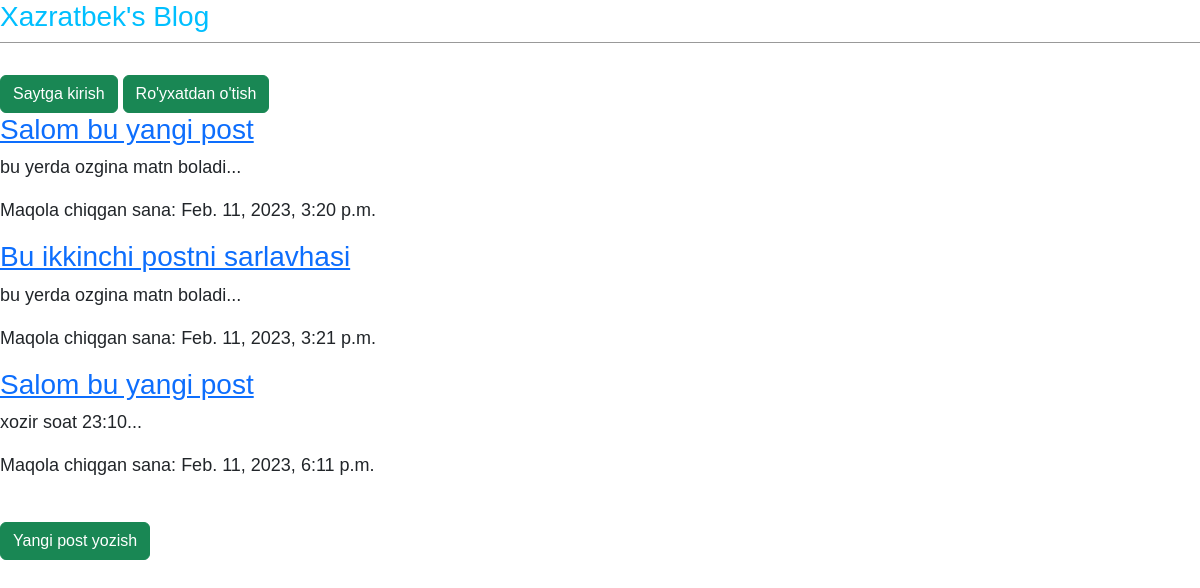
The page / on the database its author committed.
### blog/models.py (models this page shows, shortened)
class Post(models.Model):
    title = models.CharField(max_length=200)
    summary = models.CharField(max_length=400)
    author = models.ForeignKey(
        'auth.User', on_delete=models.CASCADE
        )
    date = models.DateTimeField(auto_now=True)
    body = models.TextField()

### blog/views.py (the view)
# urls.py: path('',BlogListView.as_view(),name='home'),
class BlogListView(ListView):
    model = Post
    template_name = 'home.html'

### templates/home.html
{% extends 'base.html' %}
{% block content %}
    {% for post in object_list %}
        <div class="post_entry">
            <h3><a href="{% url 'post_detail' post.pk %}">{{ post.title }}</a></h3>
            <p>{{ post.summary }}...</p>
            <p>Maqola chiqgan sana: {{ post.date }}</p>
        </div>
    {% endfor %}
{% endblock content %}

### templates/base.html (shortened to what this page needs)
{% load static %}
<!DOCTYPE html>
<html lang="en">
<head>
  <link href="https://cdn.jsdelivr.net/npm/bootstrap@5.3.0-alpha1/dist/css/bootstrap.min.css" rel="stylesheet">
</head>
<body>
  <header>
    <h3><a href="{% url 'home' %}">Xazratbek's Blog</a></h3>
  </header>
  {% if user.is_authenticated %}
    <p>Xush kelibsiz, {{ user.username }}</p>
    <p><a href="{% url 'logout' %}">Chiqib ketish</a></p>
  {% else %}
    <a href="{% url 'login' %}"><button type="button" class="btn btn-success">Saytga kirish</button></a>
    <a href="{% url 'signup' %}"><button type="button" class="btn btn-success">Ro'yxatdan o'tish</button></a>
  {% endif %}
  <div>
    {% block content %}
    {% endblock content %}
  </div>
  <footer>
    <br>
    <a href="{% url 'post_new' %}"><button type="button" class="btn btn-success">Yangi post yozish</button></a>
  </footer>
</body>
</html>

### templates/base.html (style rules this page uses)
header { border-bottom: 1px solid #999; margin-bottom: 2rem; display: flex; }
body { font-family: 'Noto Sans JP', sans-serif; font-size: 18px; }
header h3 a { color: deepskyblue; text-decoration: none; }

### rows shown on the page
Post: title "Salom bu yangi post", summary "bu yerda ozgina matn boladi", date "Feb. 11, 2023, 3:20 p.m."
Post: title "Bu ikkinchi postni sarlavhasi", summary "bu yerda ozgina matn boladi", date "Feb. 11, 2023, 3:21 p.m."
Post: title "Salom bu yangi post", summary "xozir soat 23:10", date "Feb. 11, 2023, 6:11 p.m."
